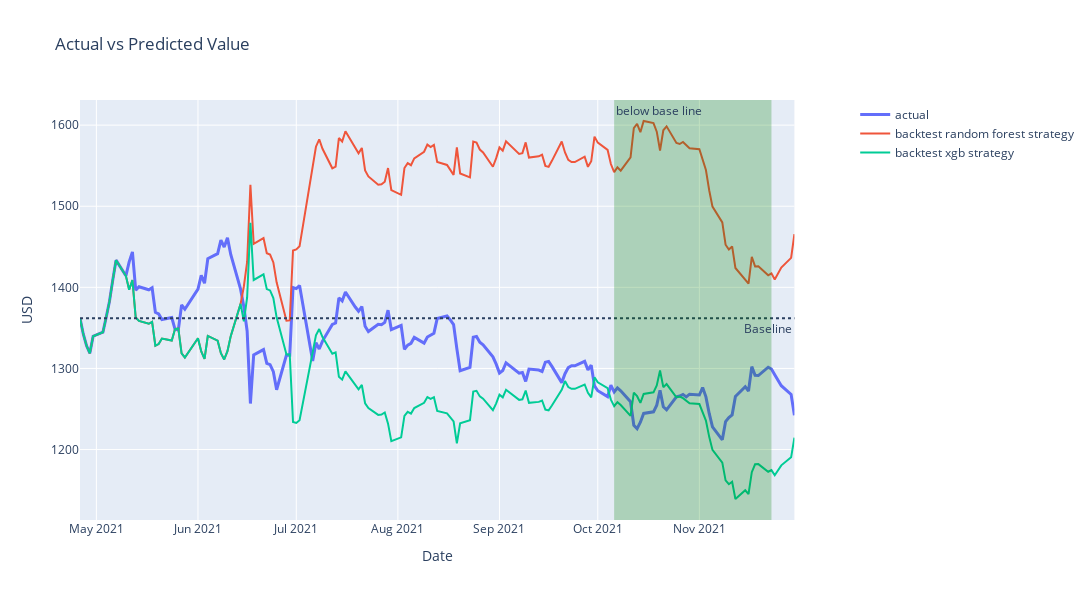

The notebook cell this image was saved under:
### Code cell
# fig = go.Figure()

fig = make_subplots(specs=[[{"secondary_y": True}]])

fig.add_trace(go.Scatter(x=df_rf['date'], y = df_rf['value'], name='actual', line=(dict(width=3))))

fig.add_hline(y=1362, annotation_text='Baseline', line_dash="dot", annotation_position="bottom right")

######################## To un-hide ########################
# fig.add_trace(go.Scatter(x=df_rf['date'], y = df_rf['value_rf'], name='random forest model'))
fig.add_trace(go.Scatter(x=df_rf['date'], y = df_rf['value_strat'], name='backtest random forest strategy'))
## fig.add_trace(go.Scatter(x=df_xgb['date'], y = df_xgb['value_strat'], name='backtest xgb strategy'))
fig.add_vrect(x0="2021-10-6", x1="2021-11-23", fillcolor="green",  opacity=0.25, line_width=0 , annotation_text="below base line", annotation_position="top left")
############################################################

fig['layout'].update(height=600, width=1500, title='Actual vs Predicted Value')
fig.update_xaxes(title_text="Date")
fig.update_yaxes(title_text="USD")

# fig.add_trace(go.Scatter(x=df_rf['date'], y = df_rf['MSE'], name='MSE'), secondary_y=True)

fig.show()

# sharpe = desc.loc['mean', 'pct_t-1'] / desc.loc['std', 'pct_t-1']
# avg_return = desc.loc['mean', 'pct_t-1']
tot_return_act = return_tot(df_rf, 'date', 'value', 'value')
tot_return_predict = return_tot(df_rf, 'date', 'value', 'value_strat')

# print(f'Sharpe ratio: {100*(sharpe):.2f} %')
# print(f'Average daily return: {100*(avg_return):.2f} %')
print(f'Total actual return: {100*(tot_return_act):.2f} %')
print(f'Total strategy return: {100*(tot_return_predict):.2f} %')

### Figure 1 — Plotly figure (JSON) as saved in the notebook; plotly's stock layout.template omitted (floating-point values rounded to 4 significant figures; data arrays with more than 128 entries replaced by an {"elided": "..."} marker saying what was removed)
{"data": [{"line": {"width": 3}, "name": "actual", "type": "scatter", "x": {"elided": "153 str values"}, "y": {"elided": "153 float values"}}, {"name": "backtest random forest strategy", "type": "scatter", "x": {"elided": "153 str values"}, "y": {"elided": "153 float values"}}, {"name": "backtest xgb strategy", "type": "scatter", "x": {"elided": "153 str values"}, "y": {"elided": "153 float values"}}], "layout": {"annotations": [{"showarrow": false, "text": "Baseline", "x": 1, "xanchor": "right", "xref": "x domain", "y": 1362, "yanchor": "top", "yref": "y"}, {"showarrow": false, "text": "below base line", "x": "2021-10-6", "xanchor": "left", "xref": "x", "y": 1, "yanchor": "top", "yref": "y domain"}], "height": 600, "shapes": [{"line": {"dash": "dot"}, "type": "line", "x0": 0, "x1": 1, "xref": "x domain", "y0": 1362, "y1": 1362, "yref": "y"}, {"fillcolor": "green", "line": {"width": 0}, "opacity": 0.25, "type": "rect", "x0": "2021-10-6", "x1": "2021-11-23", "xref": "x", "y0": 0, "y1": 1, "yref": "y domain"}], "title": {"text": "Actual vs Predicted Value"}, "width": 1500, "xaxis": {"anchor": "y", "domain": [0, 0.94], "title": {"text": "Date"}}, "yaxis": {"anchor": "x", "domain": [0, 1], "title": {"text": "USD"}}, "yaxis2": {"anchor": "x", "overlaying": "y", "side": "right", "title": {"text": "USD"}}}}
